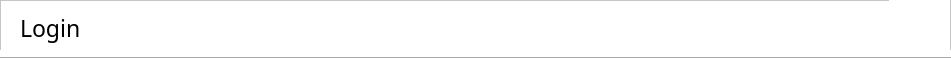
     <widget class="QFrame" name="main_header">
      <property name="geometry">
       <rect>
        <x>0</x>
        <y>0</y>
        <width>951</width>
        <height>61</height>
       </rect>
      </property>
      <property name="maximumSize">
       <size>
        <width>1024</width>
        <height>1600</height>
       </size>
      </property>
      <property name="styleSheet">
       <string notr="true">background-color: rgb(255, 255, 255);</string>
      </property>
      <property name="frameShape">
       <enum>QFrame::StyledPanel</enum>
      </property>
      <property name="frameShadow">
       <enum>QFrame::Raised</enum>
      </property>
      <widget class="QLabel" name="LblTitle">
       <property name="geometry">
        <rect>
         <x>20</x>
         <y>10</y>
         <width>161</width>
         <height>36</height>
        </rect>
       </property>
       <property name="font">
        <font>
         <family>Franklin Gothic Medium</family>
         <pointsize>17</pointsize>
        </font>
       </property>
       <property name="styleSheet">
        <string notr="true">color: rgb(0, 0, 0);</string>
       </property>
       <property name="text">
        <string>Login</string>
       </property>
      </widget>
      <widget class="Line" name="line">
       <property name="geometry">
        <rect>
         <x>0</x>
         <y>50</y>
         <width>951</width>
         <height>16</height>
        </rect>
       </property>
       <property name="styleSheet">
        <string notr="true">color: rgb(218, 218, 218);</string>
       </property>
       <property name="orientation">
        <enum>Qt::Horizontal</enum>
       </property>
      </widget>
      <widget class="QPushButton" name="BtnLogOut">
       <property name="geometry">
        <rect>
         <x>889</x>
         <y>0</y>
         <width>61</width>
         <height>61</height>
        </rect>
       </property>
       <property name="cursor">
        <cursorShape>PointingHandCursor</cursorShape>
       </property>
       <property name="autoFillBackground">
        <bool>false</bool>
       </property>
       <property name="styleSheet">
        <string notr="true">border: none;</string>
       </property>
       <property name="text">
        <string/>
       </property>
       <property name="icon">
        <iconset resource="resource.qrc">
         <normaloff>:/img/img/LogOut.png</normaloff>:/img/img/LogOut.png</iconset>
       </property>
       <property name="iconSize">
        <size>
         <width>60</width>
         <height>60</height>
        </size>
       </property>
      </widget>
      <widget class="QLabel" name="LblUserName">
       <property name="geometry">
        <rect>
         <x>790</x>
         <y>10</y>
         <width>121</width>
         <height>41</height>
        </rect>
       </property>
       <property name="font">
        <font>
         <family>Franklin Gothic Medium</family>
         <pointsize>11</pointsize>
        </font>
       </property>
       <property name="styleSheet">
        <string notr="true">color: rgb(0, 0, 0);</string>
       </property>
       <property name="text">
        <string/>
       </property>
      </widget>
      <zorder>LblTitle</zorder>
      <zorder>BtnLogOut</zorder>
      <zorder>line</zorder>
      <zorder>LblUserName</zorder>
     </widget>
